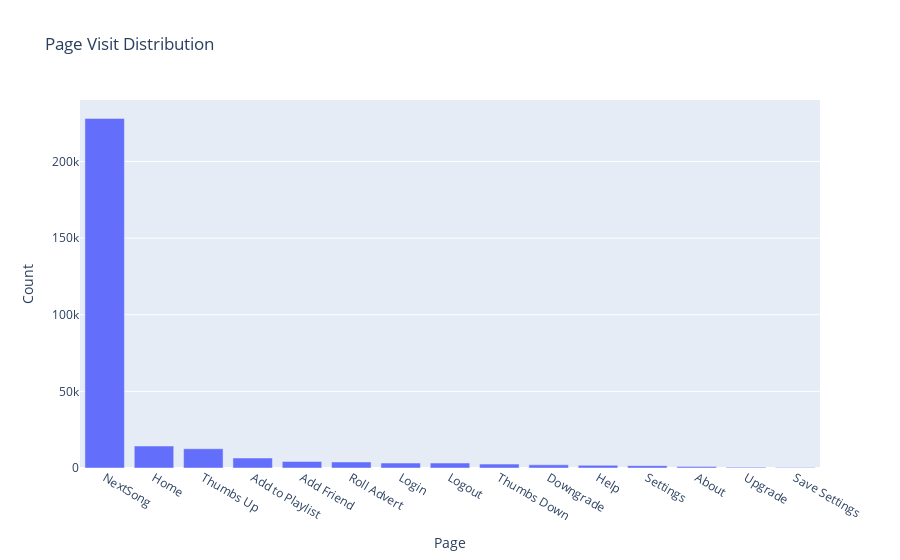
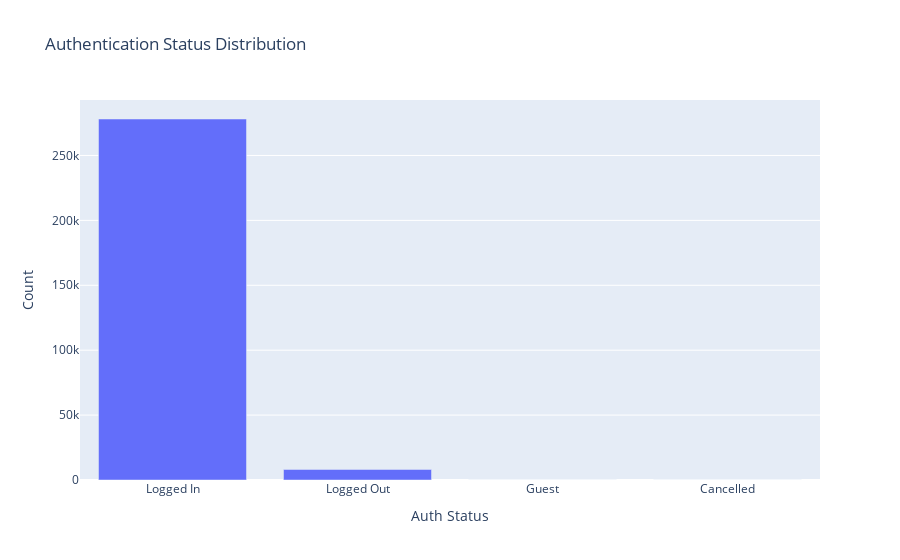

Here is the notebook cell these charts were saved with, in order:
### Code cell
# Page visit patterns
page_counts = dataframe_filled['page'].value_counts()
fig = px.bar(x=page_counts.index[:15], y=page_counts.values[:15],
             title='Page Visit Distribution',
             labels={'x': 'Page', 'y': 'Count'})
fig.show()

# Authentication status
auth_counts = dataframe_filled['auth'].value_counts()
fig = px.bar(x=auth_counts.index, y=auth_counts.values,
             title='Authentication Status Distribution',
             labels={'x': 'Auth Status', 'y': 'Count'})
fig.show()

### Figure 1 — Plotly figure (JSON) as saved in the notebook; plotly's stock layout.template omitted (floating-point values rounded to 4 significant figures)
{"data": [{"hovertemplate": "Page=%{x}<br>Count=%{y}<extra></extra>", "legendgroup": "", "marker": {"color": "#636efa", "pattern": {"shape": ""}}, "name": "", "orientation": "v", "showlegend": false, "textposition": "auto", "type": "bar", "x": ["NextSong", "Home", "Thumbs Up", "Add to Playlist", "Add Friend", "Roll Advert", "Login", "Logout", "Thumbs Down", "Downgrade", "Help", "Settings", "About", "Upgrade", "Save Settings"], "xaxis": "x", "y": [228108, 14334, 12551, 6526, 4277, 3933, 3238, 3226, 2546, 2055, 1713, 1514, 905, 499, 310], "yaxis": "y"}], "layout": {"barmode": "relative", "legend": {"tracegroupgap": 0}, "title": {"text": "Page Visit Distribution"}, "xaxis": {"anchor": "y", "domain": [0, 1], "title": {"text": "Page"}}, "yaxis": {"anchor": "x", "domain": [0, 1], "title": {"text": "Count"}}}}

### Figure 2 — Plotly figure (JSON) as saved in the notebook; plotly's stock layout.template omitted (floating-point values rounded to 4 significant figures)
{"data": [{"hovertemplate": "Auth Status=%{x}<br>Count=%{y}<extra></extra>", "legendgroup": "", "marker": {"color": "#636efa", "pattern": {"shape": ""}}, "name": "", "orientation": "v", "showlegend": false, "textposition": "auto", "type": "bar", "x": ["Logged In", "Logged Out", "Guest", "Cancelled"], "xaxis": "x", "y": [278102, 8112, 71, 52], "yaxis": "y"}], "layout": {"barmode": "relative", "legend": {"tracegroupgap": 0}, "title": {"text": "Authentication Status Distribution"}, "xaxis": {"anchor": "y", "domain": [0, 1], "title": {"text": "Auth Status"}}, "yaxis": {"anchor": "x", "domain": [0, 1], "title": {"text": "Count"}}}}
